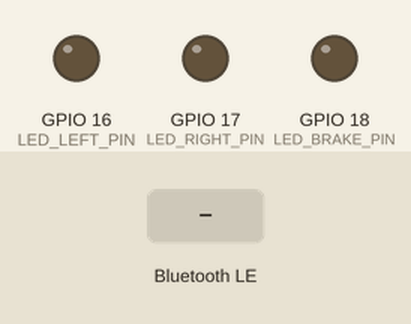
The sketch below on a simulated ESP32. Parts: output pins drawn as LEDs (lit = HIGH). The test bench sets the inputs (shaded band). Nothing arrives over Bluetooth unless stated; a phone connects over Bluetooth LE 3 s after start; what the sketch prints to the serial monitor is not drawn.

Above: at 1.2 s.
1.3 s: Bluetooth LE write "1" received
At 2.0 s:
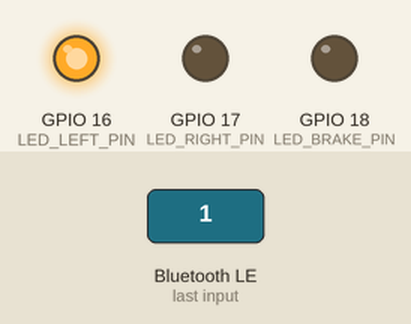
2.8 s: Bluetooth LE write "2" received
At 3.1 s:
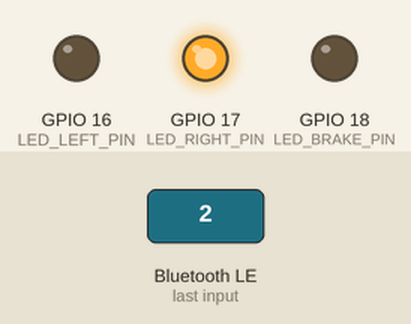
4.3 s: Bluetooth LE write "0" received
At 5.5 s:
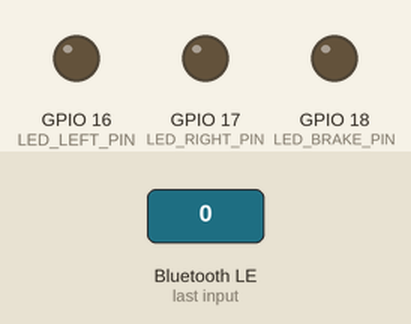
Timing chart, 0 to 7.3 s (numbered marks = the images above; inputs shaded):
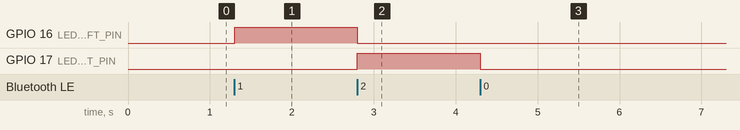

Measured:
- after the input at 1.3 s, GPIO 16 (LED_LEFT_PIN): LOW → HIGH at once
- after the input at 2.8 s, GPIO 16 (LED_LEFT_PIN): HIGH → LOW at once; GPIO 17 (LED_RIGHT_PIN): LOW → HIGH at once
- after the input at 4.3 s, GPIO 17 (LED_RIGHT_PIN): HIGH → LOW at once

The sketch:

bike-light-rear.ino
```cpp
#include <BLEDevice.h>
#include <BLEServer.h>

// Define LED pins
#define LED_LEFT_PIN 16
#define LED_RIGHT_PIN 17
#define LED_BRAKE_PIN 18

// Struct for receiving data
typedef struct {
  uint8_t leftIndicator : 1;
  uint8_t rightIndicator : 1;
  uint8_t brake : 1;
  uint8_t reserved : 5; // Reserved for future use
} LightData;

LightData lightData;

// BLE Characteristics
BLECharacteristic *pCharacteristic;
bool newDataReceived = false;

// Callback for BLE writes
class MyCallbacks : public BLECharacteristicCallbacks {
  void onWrite(BLECharacteristic *pCharacteristic) {
    // Handle value as an Arduino String
    String value = pCharacteristic->getValue().c_str(); // Convert to String
    if (value.length() == sizeof(LightData)) {
      memcpy(&lightData, value.c_str(), sizeof(LightData)); // Use c_str() for raw data
      newDataReceived = true;
    }
  }
};

void setup() {
  Serial.begin(115200);

  // Initialize LED pins
  pinMode(LED_LEFT_PIN, OUTPUT);
  pinMode(LED_RIGHT_PIN, OUTPUT);
  pinMode(LED_BRAKE_PIN, OUTPUT);

  // Turn off all LEDs initially
  digitalWrite(LED_LEFT_PIN, LOW);
  digitalWrite(LED_RIGHT_PIN, LOW);
  digitalWrite(LED_BRAKE_PIN, LOW);

  // Initialize BLE
  BLEDevice::init("ESP32-BikeLight-Server");
  BLEServer *pServer = BLEDevice::createServer();
  BLEService *pService = pServer->createService(BLEUUID("12345678-1234-1234-1234-123456789abc"));

  pCharacteristic = pService->createCharacteristic(
      BLEUUID("87654321-4321-4321-4321-abcdefabcdef"),
      BLECharacteristic::PROPERTY_WRITE
  );

  pCharacteristic->setCallbacks(new MyCallbacks());
  pService->start();
  BLEAdvertising *pAdvertising = BLEDevice::getAdvertising();
  pAdvertising->start();

  Serial.println("BLE server started");
}

void loop() {
  if (newDataReceived) {
    // Control LEDs based on received data
    digitalWrite(LED_LEFT_PIN, lightData.leftIndicator ? HIGH : LOW);
    digitalWrite(LED_RIGHT_PIN, lightData.rightIndicator ? HIGH : LOW);
    digitalWrite(LED_BRAKE_PIN, lightData.brake ? HIGH : LOW);

    newDataReceived = false;
  }
}
```
